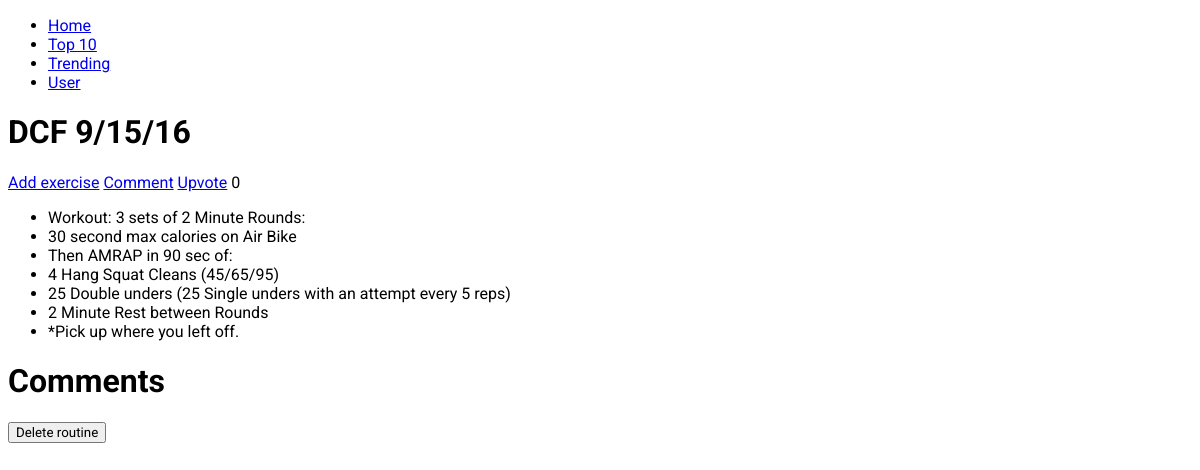
/workouts/20/, run on an earlier commit of the app's database.
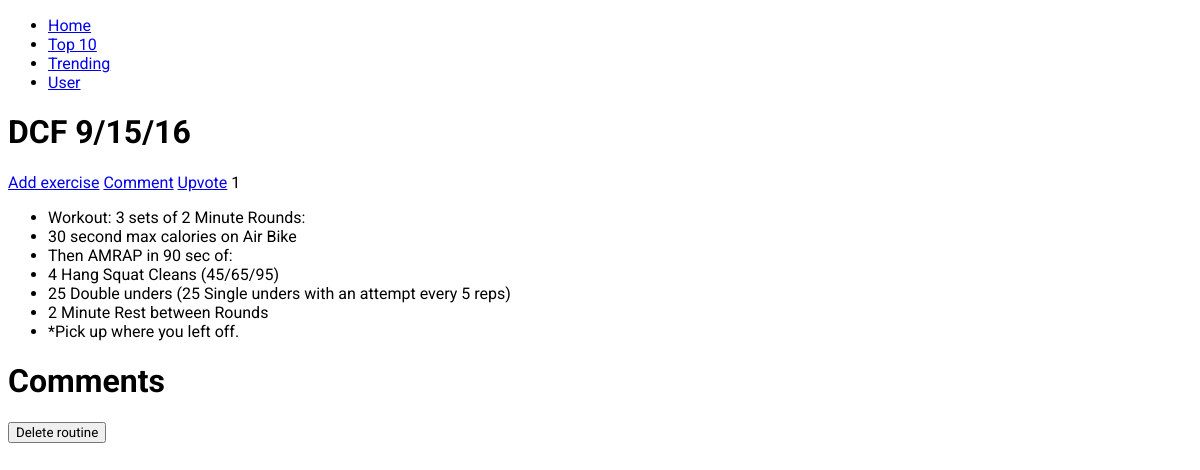
And on a later commit of the database.
### workouts/models.py (models this page shows, shortened)
class Routine(models.Model):
  routine_text = models.CharField(max_length=200)
  pub_date = models.DateTimeField('date published')
  likes = models.IntegerField(default=0)

### workouts/views.py (the view)
# urls.py: url(r'^(?P<routine_id>[0-9]+)/$', views.detail, name='detail'),
def detail(request, routine_id):
  routine = get_object_or_404(Routine, pk=routine_id)
  if request.method == 'POST':
    routine.delete()
    return HttpResponseRedirect(reverse('workouts:index'))
  else:
    return render(request, 'workouts/detail.html', {
      'routine': routine,
    })

### workouts/templates/workouts/detail.html (shortened to what this page needs)
{% extends "./base.html" %}
{% block content %}
<h1>{{ routine.routine_text }}</h1>
<a href="{% url 'workouts:add_exercise' routine.id %}">Add exercise</a>
<a href="{% url 'workouts:comment' routine.id %}">Comment</a>
<a href="{% url 'workouts:like' routine.id %}">Upvote</a>
<span>{{ routine.likes }}</span>
<ul>
{% for exercise in routine.exercise_set.all %}
    <li>{{ exercise.exercise_text }}</li>
{% endfor %}
</ul>
<div>
<h1>Comments</h1>
</div>
<div>
<form method="post">
  <input type="submit" value="Delete routine"/>
</form>
</div>
{% endblock content %}

What changed in the data, as far as the page shows it:
changed Routine "DCF 9/15/16": likes "0" → "1"
